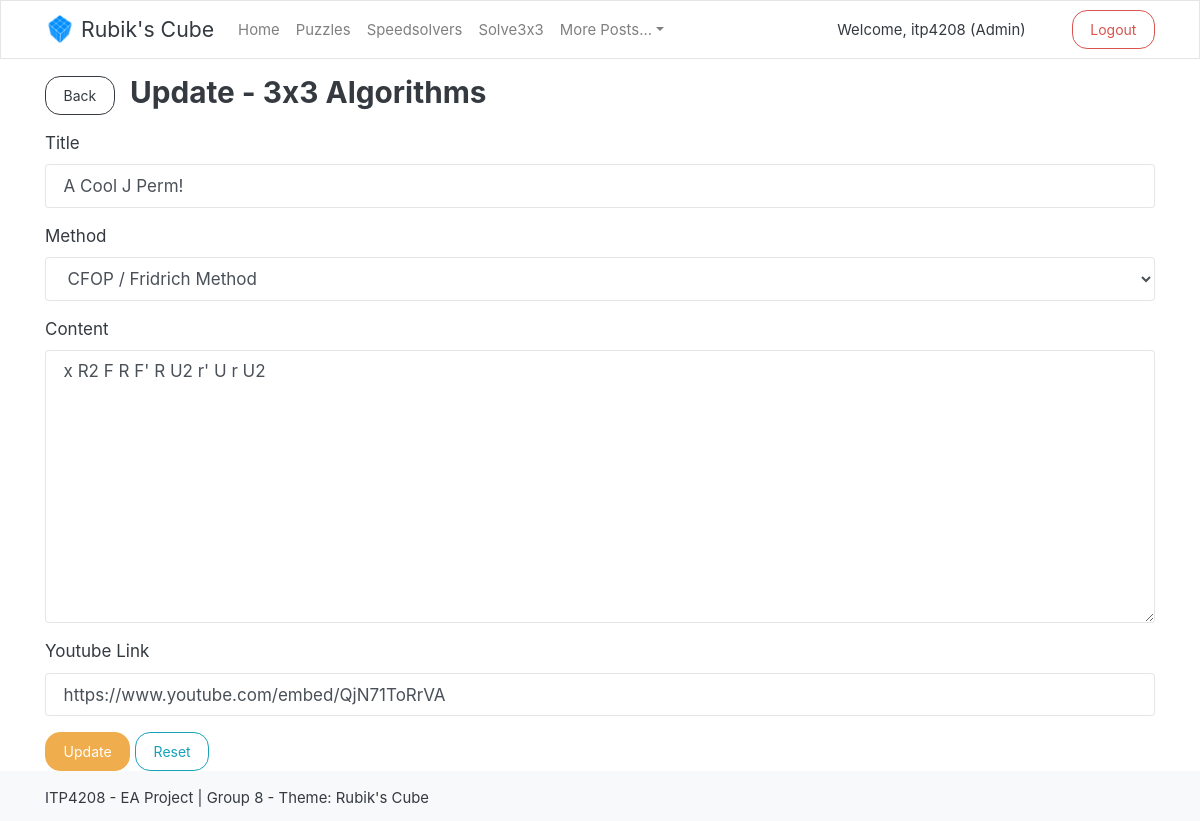
Page /3x3alg/update/7/ (signed in) on the committed database.
### myapp/models.py (models this page shows, shortened)
class ModelAlgorithm(models.Model):
    title = models.CharField(max_length=150)
    method = models.ForeignKey(ModelMethod, on_delete=models.CASCADE)
    content = models.TextField()
    youtube = models.CharField(max_length=150)
    created = models.DateTimeField(auto_now_add=True)
    updated = models.DateTimeField(auto_now=True)
    class Meta:
        pass

class ModelMethod(models.Model):
    method = models.CharField(max_length=150, null=False, blank=False)
    def __str__(self):
        return self.method

### myapp/views.py (the view, shortened to what this page needs)
# urls.py: path('3x3alg/update/<int:id>/', UpdateModelAlgorithm.as_view(), name='alg_update'),
class UpdateModelAlgorithm(UpdateView):
    model = ModelAlgorithm
    fields = ['title', 'method', 'content', 'youtube']
    template_name = 'models/3x3alg/update.html'
    def get_object(self, queryset=None):
        id = self.kwargs['id']
        return self.model.objects.get(id=id)

### myapp/templates/models/3x3alg/update.html (shortened to what this page needs)
{% extends "layout/app.html" %}
{% load widget_tweaks %}
{% block content %}
<div class="container">
    <h3 class="mt-3 mb-3">
        <a class="btn btn-outline-dark mr-2" href="{% url 'alg_manage' %}">Back</a>
        Update - 3x3 Algorithms
    </h3>
    {% if request.user.is_authenticated and request.user.is_staff %}
        <form method="post">
            <div class="form-group">
                <label for="{{ form.title.id_for_label }}">Title</label>
                {{ form.title | add_class:"form-control" }}
            </div>
            <div class="form-group">
                <label for="{{ form.method.id_for_label }}">Method</label>
                {{ form.method | add_class:"form-control" }}
            </div>
            <div class="form-group">
                <label for="{{ form.content.id_for_label }}">Content</label>
                {{ form.content | add_class:"form-control" }}
            </div>
            <div class="form-group">
                <label for="{{ form.youtube.id_for_label }}">Youtube Link</label>
                {{ form.youtube | add_class:"form-control" }}
            </div>
            <button type="submit" class="btn btn-warning"> Update </button>
            <button type="reset" class="btn btn-outline-info"> Reset </button>
        </form>
    {% else %}
        No permission
    {% endif %}
</div>
{% endblock %}

### myapp/templates/includes/navbar.html (shortened to what this page needs)
{% load static %}
<nav class="navbar navbar-expand-lg navbar-light bg-light sticky-top">
    <div class="container">
        <a class="navbar-brand" href="{% url 'home' %}">
            <img src="{% static "myapp/favicon/favicon-32x32.png" %}" width="30" height="30" class="d-inline-block align-top" alt="Rubik's cube favicon">
            Rubik's Cube
        </a>
        <div class="collapse navbar-collapse" id="navbar">
            <ul class="navbar-nav mr-auto">
                {% url 'home' as home %}
                <li class="nav-item{% if request.path == home %} active{% endif %}">
                    <a class="nav-link" href="{{ home }}">Home</a>
                </li>
                {% url 'puzzles' as puzzles %}
                <li class="nav-item{% if request.path == puzzles %} active{% endif %}">
                    <a class="nav-link" href="{{ puzzles }}">Puzzles</a>
                </li>
                {% url 'speedsolvers' as speedsolvers %}
                <li class="nav-item{% if request.path == speedsolvers %} active{% endif %}">
                    <a class="nav-link" href="{{ speedsolvers }}">Speedsolvers</a>
                </li>
                {% url 'solve_cube' as solve_cube %}
                <li class="nav-item{% if request.path == solve_cube %} active{% endif %}">
                    <a class="nav-link" href="{{ solve_cube }}">Solve3x3</a>
                </li>
                <li class="nav-item dropdown">
                    <a class="nav-link dropdown-toggle" href="#" id="nav-dropdown" data-toggle="dropdown" aria-haspopup="true" aria-expanded="false">More Posts...</a>
                </li>
            </ul>
            {% if request.user.is_authenticated %}
                <div class="row">
                    <div class="col my-auto">
                        <span class="mr-3">
                            Welcome, {{ request.user }}
                            {% if request.user.is_staff %}
                            (Admin)
                            {% endif %}
                        </span>
                    </div>
                    <div class="col-auto">
                        <a class="btn btn-outline-danger" href="{% url 'logout' %}">Logout</a>
                    </div>
                </div>
            {% else %}
                <a class="btn btn-outline-primary mr-2" href="{% url 'login' %}" role="button">Login</a>
                <a class="btn btn-primary" href="{% url 'register' %}" role="button">Register</a>
            {% endif %}
        </div>
    </div>
</nav>

### myapp/static/myapp/css/style.css (style rules this page uses)
html { height:100%; }
body { min-height: 100%; position: relative; }
body { position: relative; }
body::after { content: ''; display: block; height: 50px; }

### rows in the picture
ModelAlgorithm: title "A Cool J Perm!", content "x R2 F R F' R U2 r' U r U2", youtube "https://www.youtube.com/embed/QjN71ToRrVA"
ModelMethod: method "CFOP / Fridrich Method"

### other values in the picture
{{ request.user }} "itp4208"
